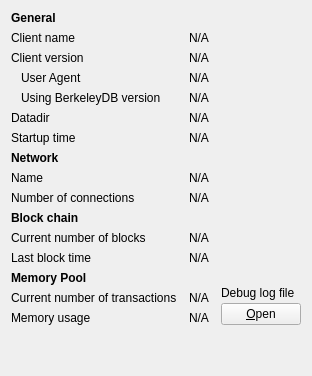
     <widget class="QWidget" name="tab_info">
      <attribute name="title">
       <string>&amp;Information</string>
      </attribute>
      <layout class="QGridLayout" name="gridLayout" columnstretch="0,1,0">
       <property name="horizontalSpacing">
        <number>12</number>
       </property>
       <item row="0" column="0">
        <widget class="QLabel" name="label_9">
         <property name="font">
          <font>
           <weight>75</weight>
           <bold>true</bold>
          </font>
         </property>
         <property name="text">
          <string>General</string>
         </property>
        </widget>
       </item>
       <item row="1" column="0">
        <widget class="QLabel" name="label_5">
         <property name="text">
          <string>Client name</string>
         </property>
        </widget>
       </item>
       <item row="1" column="1" colspan="2">
        <widget class="QLabel" name="clientName">
         <property name="cursor">
          <cursorShape>IBeamCursor</cursorShape>
         </property>
         <property name="text">
          <string>N/A</string>
         </property>
         <property name="textFormat">
          <enum>Qt::PlainText</enum>
         </property>
         <property name="textInteractionFlags">
          <set>Qt::LinksAccessibleByMouse|Qt::TextSelectableByKeyboard|Qt::TextSelectableByMouse</set>
         </property>
        </widget>
       </item>
       <item row="2" column="0">
        <widget class="QLabel" name="label_6">
         <property name="text">
          <string>Client version</string>
         </property>
        </widget>
       </item>
       <item row="2" column="1" colspan="2">
        <widget class="QLabel" name="clientVersion">
         <property name="cursor">
          <cursorShape>IBeamCursor</cursorShape>
         </property>
         <property name="text">
          <string>N/A</string>
         </property>
         <property name="textFormat">
          <enum>Qt::PlainText</enum>
         </property>
         <property name="textInteractionFlags">
          <set>Qt::LinksAccessibleByMouse|Qt::TextSelectableByKeyboard|Qt::TextSelectableByMouse</set>
         </property>
        </widget>
       </item>
       <item row="3" column="0">
        <widget class="QLabel" name="labelClientUserAgent">
         <property name="text">
          <string>User Agent</string>
         </property>
         <property name="indent">
          <number>10</number>
         </property>
        </widget>
       </item>
       <item row="3" column="1" colspan="2">
        <widget class="QLabel" name="clientUserAgent">
         <property name="cursor">
          <cursorShape>IBeamCursor</cursorShape>
         </property>
         <property name="text">
          <string>N/A</string>
         </property>
         <property name="textFormat">
          <enum>Qt::PlainText</enum>
         </property>
         <property name="textInteractionFlags">
          <set>Qt::LinksAccessibleByMouse|Qt::TextSelectableByKeyboard|Qt::TextSelectableByMouse</set>
         </property>
        </widget>
       </item>
       <item row="4" column="0">
        <widget class="QLabel" name="label_berkeleyDBVersion">
         <property name="text">
          <string>Using BerkeleyDB version</string>
         </property>
         <property name="indent">
          <number>10</number>
         </property>
        </widget>
       </item>
       <item row="4" column="1" colspan="2">
        <widget class="QLabel" name="berkeleyDBVersion">
         <property name="cursor">
          <cursorShape>IBeamCursor</cursorShape>
         </property>
         <property name="text">
          <string>N/A</string>
         </property>
         <property name="textFormat">
          <enum>Qt::PlainText</enum>
         </property>
         <property name="textInteractionFlags">
          <set>Qt::LinksAccessibleByMouse|Qt::TextSelectableByKeyboard|Qt::TextSelectableByMouse</set>
         </property>
        </widget>
       </item>
       <item row="5" column="0">
        <widget class="QLabel" name="label_12">
         <property name="text">
          <string>Datadir</string>
         </property>
        </widget>
       </item>
       <item row="5" column="1" colspan="2">
        <widget class="QLabel" name="dataDir">
         <property name="cursor">
          <cursorShape>IBeamCursor</cursorShape>
         </property>
         <property name="text">
          <string>N/A</string>
         </property>
         <property name="textFormat">
          <enum>Qt::PlainText</enum>
         </property>
         <property name="wordWrap">
          <bool>true</bool>
         </property>
         <property name="textInteractionFlags">
          <set>Qt::LinksAccessibleByMouse|Qt::TextSelectableByKeyboard|Qt::TextSelectableByMouse</set>
         </property>
        </widget>
       </item>
       <item row="6" column="0">
        <widget class="QLabel" name="label_13">
         <property name="text">
          <string>Startup time</string>
         </property>
        </widget>
       </item>
       <item row="6" column="1" colspan="2">
        <widget class="QLabel" name="startupTime">
         <property name="cursor">
          <cursorShape>IBeamCursor</cursorShape>
         </property>
         <property name="text">
          <string>N/A</string>
         </property>
         <property name="textFormat">
          <enum>Qt::PlainText</enum>
         </property>
         <property name="textInteractionFlags">
          <set>Qt::LinksAccessibleByMouse|Qt::TextSelectableByKeyboard|Qt::TextSelectableByMouse</set>
         </property>
        </widget>
       </item>
       <item row="7" column="0">
           <widget class="QLabel" name="labelNetwork">
               <property name="font">
                   <font>
                       <weight>75</weight>
                       <bold>true</bold>
                   </font>
               </property>
               <property name="text">
                   <string>Network</string>
               </property>
           </widget>
       </item>
       <item row="8" column="0">
        <widget class="QLabel" name="label_8">
         <property name="text">
          <string>Name</string>
         </property>
        </widget>
       </item>
       <item row="8" column="1" colspan="2">
        <widget class="QLabel" name="networkName">
         <property name="cursor">
          <cursorShape>IBeamCursor</cursorShape>
         </property>
         <property name="text">
          <string>N/A</string>
         </property>
         <property name="textFormat">
          <enum>Qt::PlainText</enum>
         </property>
         <property name="textInteractionFlags">
          <set>Qt::LinksAccessibleByMouse|Qt::TextSelectableByKeyboard|Qt::TextSelectableByMouse</set>
         </property>
        </widget>
       </item>
       <item row="9" column="0">
        <widget class="QLabel" name="label_7">
         <property name="text">
          <string>Number of connections</string>
         </property>
        </widget>
       </item>
       <item row="9" column="1" colspan="2">
        <widget class="QLabel" name="numberOfConnections">
         <property name="cursor">
          <cursorShape>IBeamCursor</cursorShape>
         </property>
         <property name="text">
          <string>N/A</string>
         </property>
         <property name="textFormat">
          <enum>Qt::PlainText</enum>
         </property>
         <property name="textInteractionFlags">
          <set>Qt::LinksAccessibleByMouse|Qt::TextSelectableByKeyboard|Qt::TextSelectableByMouse</set>
         </property>
        </widget>
       </item>
       <item row="10" column="0">
        <widget class="QLabel" name="label_10">
         <property name="font">
          <font>
           <weight>75</weight>
           <bold>true</bold>
          </font>
         </property>
         <property name="text">
          <string>Block chain</string>
         </property>
        </widget>
       </item>
       <item row="11" column="0">
        <widget class="QLabel" name="label_3">
         <property name="text">
          <string>Current number of blocks</string>
         </property>
        </widget>
       </item>
       <item row="11" column="1" colspan="2">
        <widget class="QLabel" name="numberOfBlocks">
         <property name="cursor">
          <cursorShape>IBeamCursor</cursorShape>
         </property>
         <property name="text">
          <string>N/A</string>
         </property>
         <property name="textFormat">
          <enum>Qt::PlainText</enum>
         </property>
         <property name="textInteractionFlags">
          <set>Qt::LinksAccessibleByMouse|Qt::TextSelectableByKeyboard|Qt::TextSelectableByMouse</set>
         </property>
        </widget>
       </item>
       <item row="12" column="0">
        <widget class="QLabel" name="labelLastBlockTime">
         <property name="text">
          <string>Last block time</string>
         </property>
        </widget>
       </item>
       <item row="12" column="1" colspan="2">
        <widget class="QLabel" name="lastBlockTime">
         <property name="cursor">
          <cursorShape>IBeamCursor</cursorShape>
         </property>
         <property name="text">
          <string>N/A</string>
         </property>
         <property name="textFormat">
          <enum>Qt::PlainText</enum>
         </property>
         <property name="textInteractionFlags">
          <set>Qt::LinksAccessibleByMouse|Qt::TextSelectableByKeyboard|Qt::TextSelectableByMouse</set>
         </property>
        </widget>
       </item>
       <item row="13" column="0">
        <widget class="QLabel" name="labelMempoolTitle">
         <property name="font">
          <font>
           <weight>75</weight>
           <bold>true</bold>
          </font>
         </property>
         <property name="text">
          <string>Memory Pool</string>
         </property>
        </widget>
       </item>
       <item row="14" column="0">
        <widget class="QLabel" name="labelNumberOfTransactions">
         <property name="text">
          <string>Current number of transactions</string>
         </property>
        </widget>
       </item>
       <item row="14" column="1">
        <widget class="QLabel" name="mempoolNumberTxs">
         <property name="cursor">
          <cursorShape>IBeamCursor</cursorShape>
         </property>
         <property name="text">
          <string>N/A</string>
         </property>
         <property name="textFormat">
          <enum>Qt::PlainText</enum>
         </property>
         <property name="textInteractionFlags">
          <set>Qt::LinksAccessibleByMouse|Qt::TextSelectableByKeyboard|Qt::TextSelectableByMouse</set>
         </property>
        </widget>
       </item>
       <item row="15" column="0">
        <widget class="QLabel" name="labelMemoryUsage">
         <property name="text">
          <string>Memory usage</string>
         </property>
        </widget>
       </item>
       <item row="15" column="1">
        <widget class="QLabel" name="mempoolSize">
         <property name="cursor">
          <cursorShape>IBeamCursor</cursorShape>
         </property>
         <property name="text">
          <string>N/A</string>
         </property>
         <property name="textFormat">
          <enum>Qt::PlainText</enum>
         </property>
         <property name="textInteractionFlags">
          <set>Qt::LinksAccessibleByMouse|Qt::TextSelectableByKeyboard|Qt::TextSelectableByMouse</set>
         </property>
        </widget>
       </item>
       <item row="13" column="2" rowspan="3">
        <layout class="QVBoxLayout" name="verticalLayoutDebugButton">
         <property name="spacing">
          <number>3</number>
         </property>
         <item>
          <spacer name="verticalSpacer_2">
           <property name="orientation">
            <enum>Qt::Vertical</enum>
           </property>
           <property name="sizeHint" stdset="0">
            <size>
             <width>10</width>
             <height>5</height>
            </size>
           </property>
          </spacer>
         </item>
         <item>
          <widget class="QLabel" name="labelDebugLogfile">
           <property name="text">
            <string>Debug log file</string>
           </property>
          </widget>
         </item>
         <item>
          <widget class="QPushButton" name="openDebugLogfileButton">
           <property name="toolTip">
            <string>Open the Bitcoin Core debug log file from the current data directory. This can take a few seconds for large log files.</string>
           </property>
           <property name="text">
            <string>&amp;Open</string>
           </property>
           <property name="autoDefault">
            <bool>false</bool>
           </property>
          </widget>
         </item>
        </layout>
       </item>
       <item row="16" column="0">
        <spacer name="verticalSpacer">
         <property name="orientation">
          <enum>Qt::Vertical</enum>
         </property>
         <property name="sizeHint" stdset="0">
          <size>
           <width>20</width>
           <height>40</height>
          </size>
         </property>
        </spacer>
       </item>
      </layout>
     </widget>
